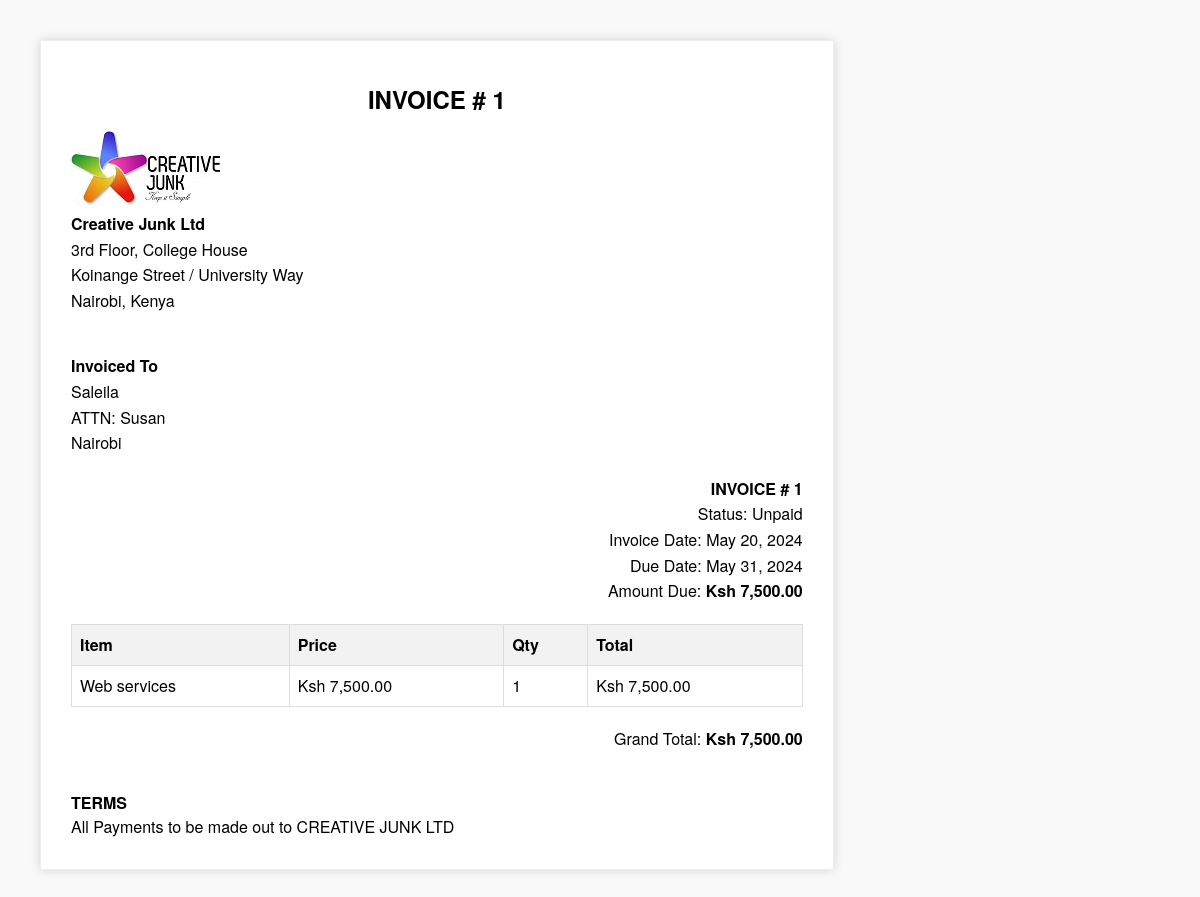
The page /invoice/invoice/1/ on the database as committed earlier.
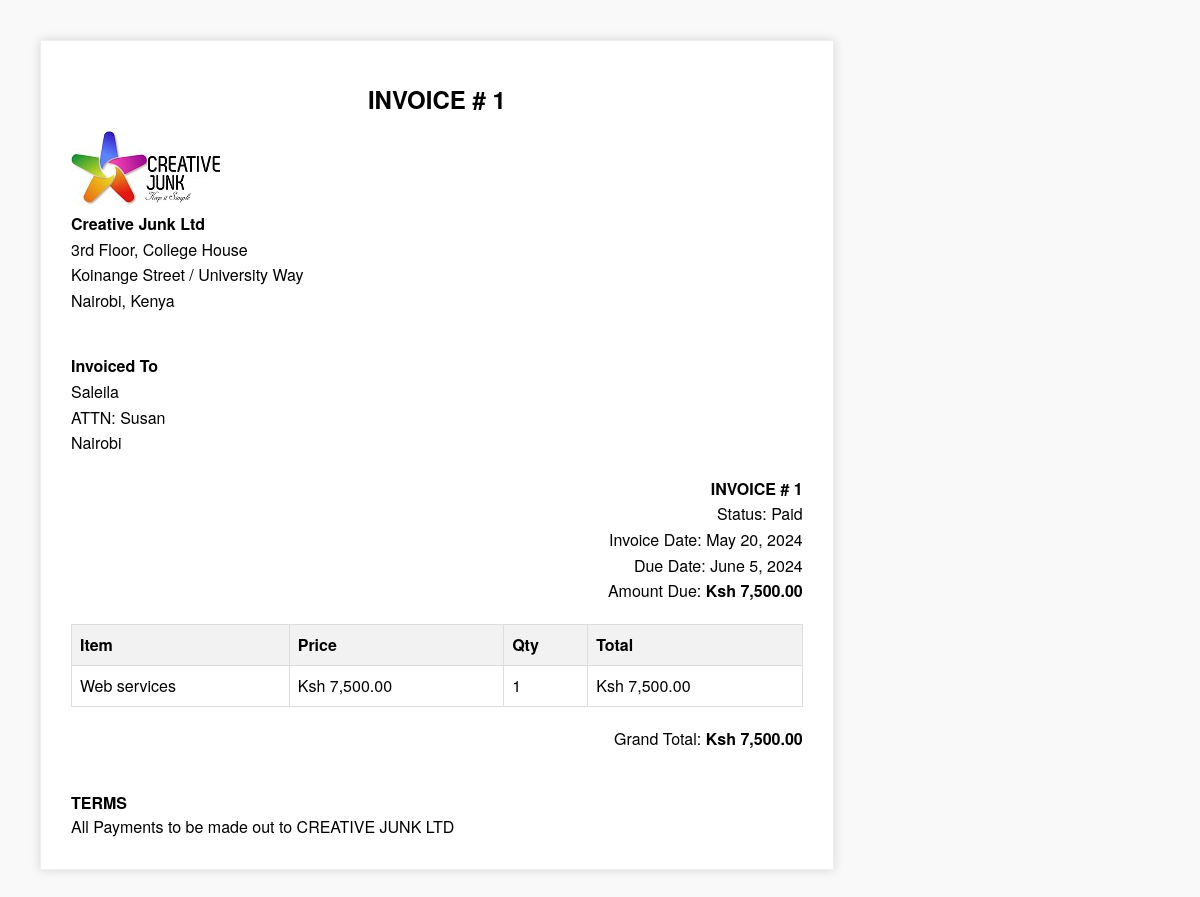
The same page on the database as committed later.
### invoice_generator/models.py (models this page shows, shortened)
class Invoice(models.Model):
    company_name = models.CharField(max_length=100)
    client_name = models.CharField(max_length=200)
    billing_address = models.CharField(max_length=200)
    item_description = models.TextField()
    item_quantity = models.IntegerField()
    item_price = models.DecimalField(max_digits=10, decimal_places=2)
    created_at = models.DateTimeField(auto_now_add=True)
    due_date = models.DateTimeField()
    paid = models.BooleanField(default=False)
    @property
    def total_cost(self):
        return self.item_quantity * self.item_price

### invoice_generator/views.py (the view)
# urls.py: path('invoice/<int:invoice_id>/', invoice_detail, name='invoice_detail'),
def invoice_detail(request, invoice_id):
    invoice = get_object_or_404(Invoice, pk=invoice_id)
    return render(request, 'invoice/invoice_template.html', {'invoice': invoice})

### login/templates/invoice/invoice_template.html (shortened to what this page needs)
{% load humanize %}
<!DOCTYPE html>
<html lang="en">
<head>
    {% load static %}
</head>
<body>
    <div class="invoice-box">
        <h1>INVOICE # {{ invoice.id }}</h1>
        <div class="company-info">
            {% load static %}
            <img src="{% static 'invoice/creative-junk logo.jpg'%}">
            <p><strong>Creative Junk Ltd</strong></p>
            <p>3rd Floor, College House</p>
            <p>Koinange Street / University Way</p>
            <p>Nairobi, Kenya</p>
        </div>
        <div class="invoice-to">
            <p><strong>Invoiced To</strong></p>
            <p>{{ invoice.company_name }}</p>
            <p>ATTN: {{ invoice.client_name }}</p>
            <p>{{ invoice.billing_address }}</p>
        </div>
        <div class="invoice-details">
            <p><strong>INVOICE # {{ invoice.id }}</strong></p>
            <p>Status: {{invoice.paid|yesno:"Paid,Unpaid" }}</span></p>
            <p>Invoice Date: {{ invoice.created_at|date:"DATE_FORMAT" }}</p>
            <p>Due Date: {{ invoice.due_date|date:"DATE_FORMAT" }}</p>
            <p>Amount Due: <strong>Ksh {{ invoice.total_cost | floatformat:2|intcomma }}</strong></p>
        </div>
        <table>
            <thead>
                <tr>
                    <th>Item</th>
                    <th>Price</th>
                    <th>Qty</th>
                    <th>Total</th>
                </tr>
            </thead>
            <tbody>
                <tr>
                    <td>{{ invoice.item_description }}</td>
                    <td>Ksh {{ invoice.item_price | floatformat:2|intcomma }}</td>
                    <td>{{ invoice.item_quantity }}</td>
                    <td>Ksh {{ invoice.total_cost | floatformat:2|intcomma }}</td>
                </tr>
            </tbody>
        </table>
        <div class="totals">
            <p>Grand Total: <strong>Ksh {{ invoice.total_cost | floatformat:2|intcomma }}</strong></p>
        </div>
        <div class="terms">
            <p><strong>TERMS</strong></p>
            <p>All Payments to be made out to CREATIVE JUNK LTD</p>
        </div>
    </div>
</body>
</html>

Rows that differ between the two databases and show on the page:
changed Invoice "Saleila": paid "Unpaid" → "Paid"; due_date "May 31, 2024" → "June 5, 2024"
